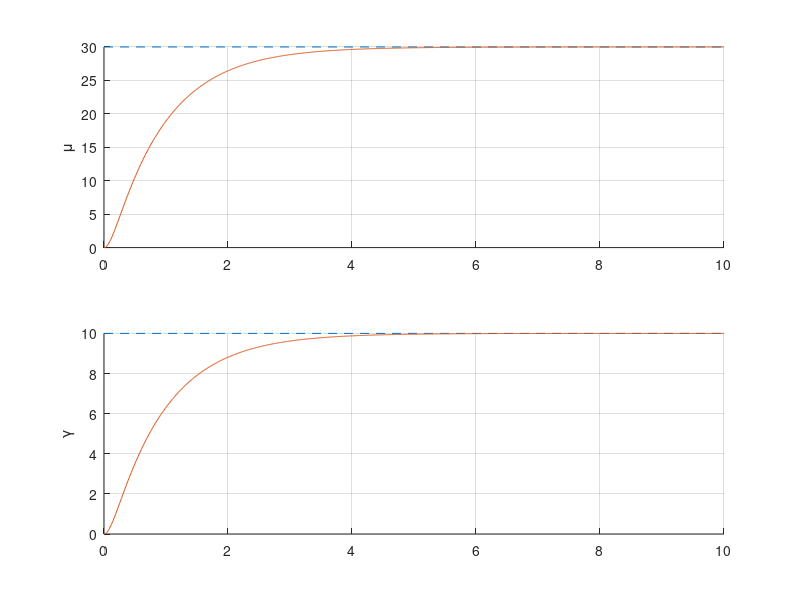

Write the MATLAB code that produced this figure.

clear; clc;

k_mu = 1;
k_mu_dot = 10;
k_gamma = 1;
k_gamma_dot = 10;

dt = 0.01;
time = 0:dt:10;

x = zeros(length(time),4);
mu_cmd = 30;
gamma_cmd = 10;

for k = 2:length(time)
    
    mu_dot = x(k-1,3);
    gamma_dot = x(k-1,4);
    mu_dot_dot = ( (mu_cmd - x(k-1,1)) * k_mu - mu_dot ) * k_mu_dot;
    gamma_dot_dot = ( (gamma_cmd - x(k-1,2)) * k_gamma - gamma_dot ) * k_gamma_dot;
    
    d_x = [mu_dot,gamma_dot,mu_dot_dot,gamma_dot_dot];
    x(k,:) = x(k-1,:) + d_x * dt;
    
end

figure('color','w');
subplot(2,1,1); hold on; grid on;
plot([time(1),time(end)],[mu_cmd,mu_cmd],'--')
plot(time',x(:,1))
ylabel('\mu')
subplot(2,1,2); hold on; grid on;
plot([time(1),time(end)],[gamma_cmd,gamma_cmd],'--')
plot(time',x(:,2))
ylabel('\gamma')

